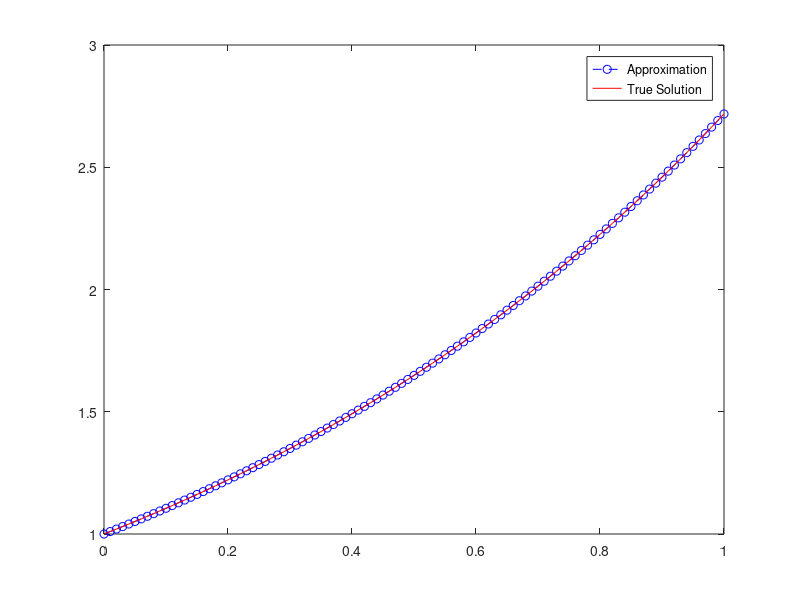
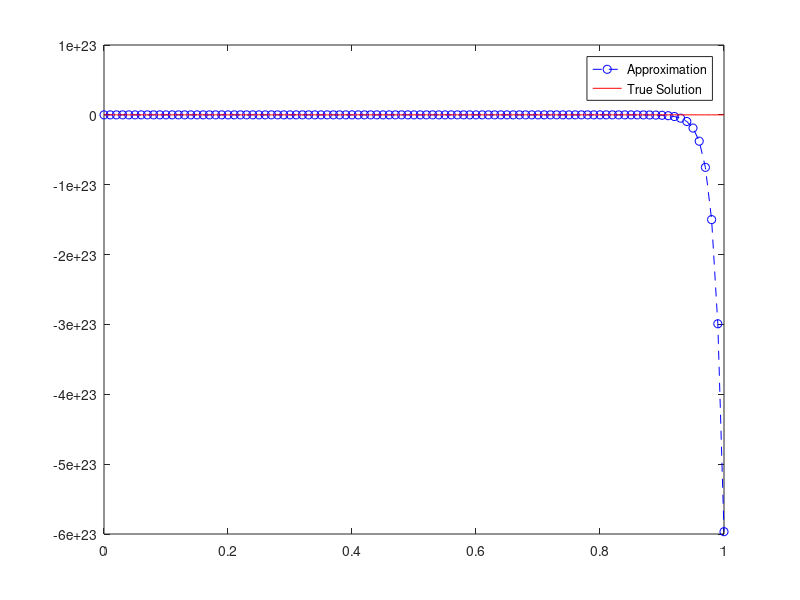

Source code (MATLAB) for these figures, in order:
% Alejandro Stawsky, Math 104C, Spring 2018, HW 3

format long

% 4. (Problem 3 and 4? Did he mean 2 and 3?)

% % a. Problem 2 Method

k=.01; % length of step
T=1; % Distance
N=T/k; % Number of steps
U(1)=1; % initial condition
U(2)=exp(k); % initial condition

for i=2:N % method from problem 2
    U(i+1)=(3/2)*U(i)-(1/2)*U(i-1)+k*((5/4)*U(i)-(3/4)*U(i-1));
end
x=0:k:1;
figure();
plot(x,U,'b--o');
hold on
plot(x,exp(x),'r');
legend('Approximation','True Solution');
hold off

% % b. Problem 3 Method

for i=2:N % method from problem 3
    U(i+1)=(3)*U(i)-(2)*U(i-1)+k*((1/2)*U(i)-(3/2)*U(i-1));
end
x=0:k:1;
figure();
plot(x,U,'b--o');
hold on
plot(x,exp(x),'r');
legend('Approximation','True Solution');
hold off

% % c. 
% We can see that this method diverges and is worse than the previous one
% (zero-stable?)



